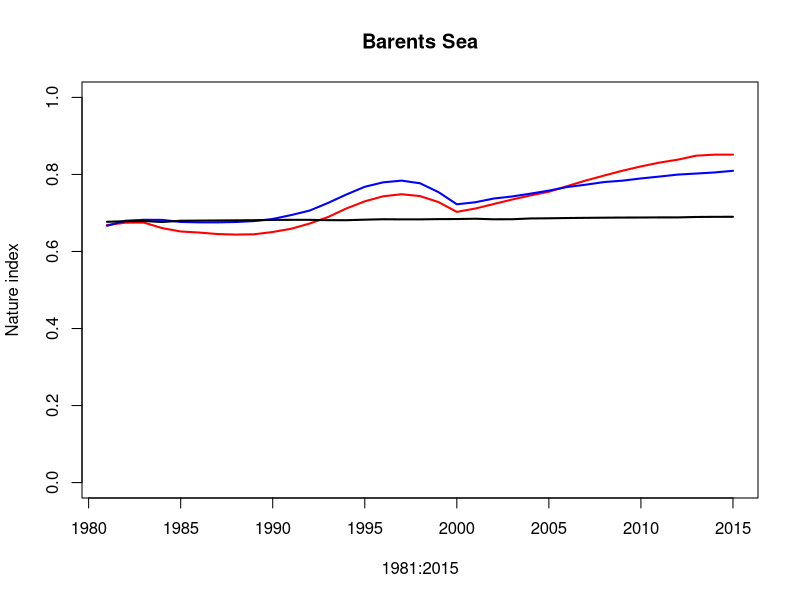
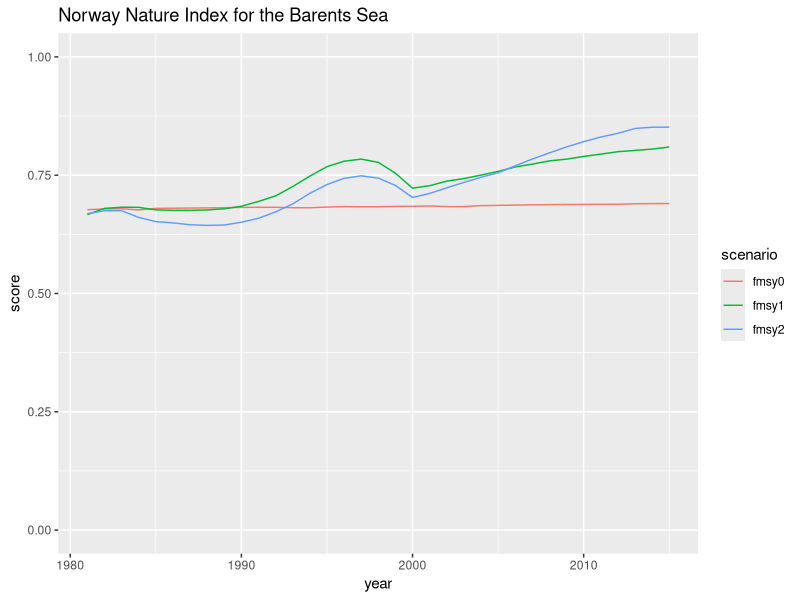
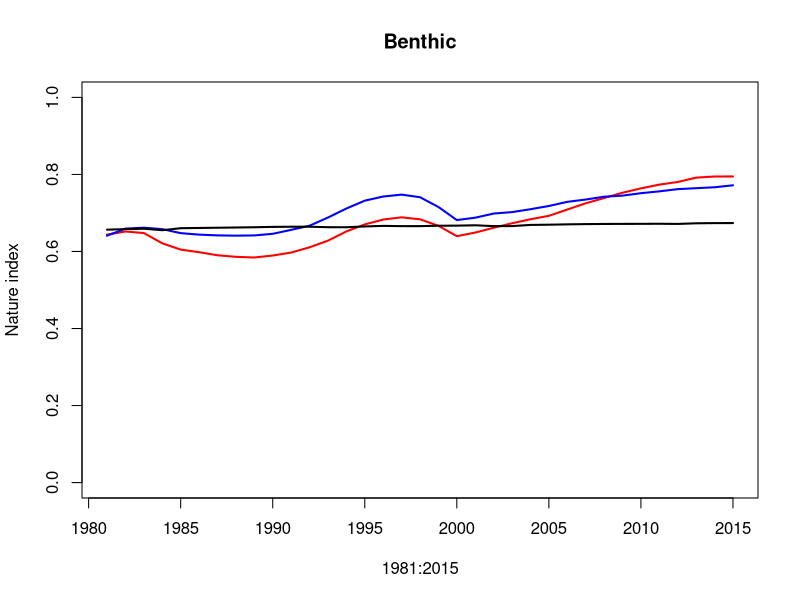
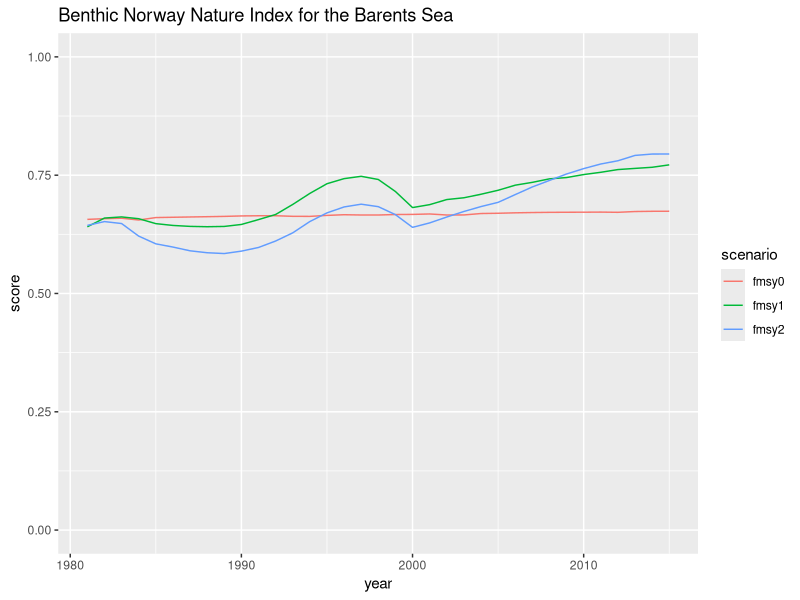
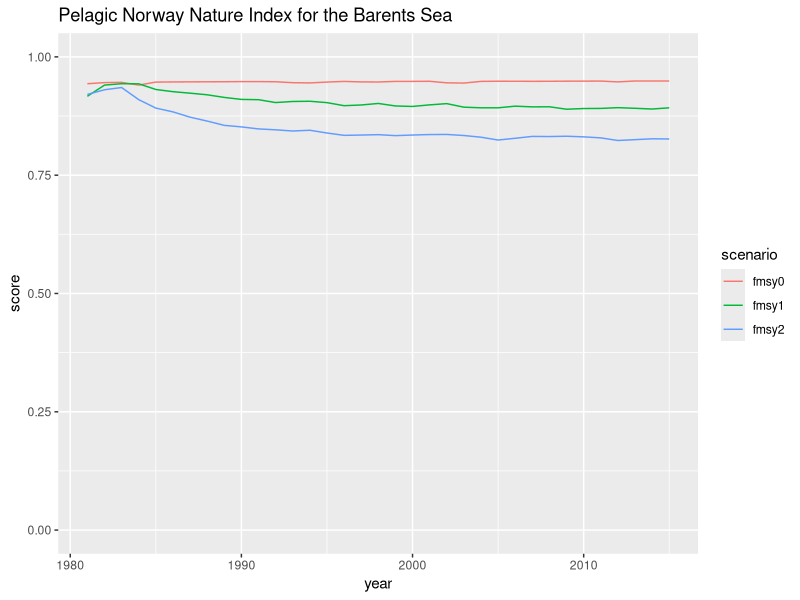
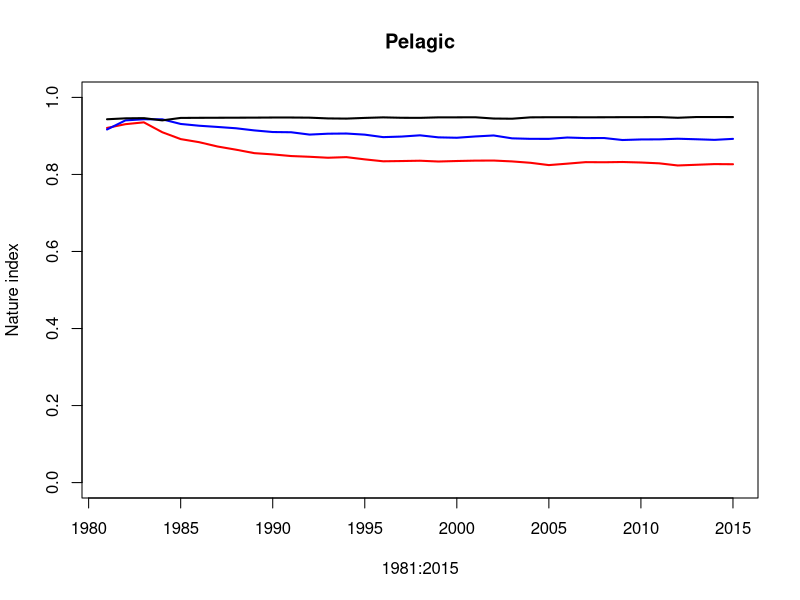

R code for these plots, in order:
library(tidyverse)
# The script calculates the Nature Index from the output of model simulations of the Barents Sea.
# Barent Sea model ....
#
# Indicators: biomass
#
# Reference values are estimated from 

# Functions that scale indicator observations
# Used when there are uncertainties in the indicator observations or reference values.
# So far not used in the Barents Sea calculations.

scaleobs<-function(ValueID=1:2,FK_OmraadeID=rep(1,2),FK_IndicatorID=rep(1,2),FK_RefAarID=c(0,1),nsim=100,
                   bootmat=matrix(1,nrow = 2,ncol = nsim),ref.value.code=0,IndicatorID=1,FK_Scalingmodel=1){
  
  
  Reference.values <- FK_RefAarID == ref.value.code
  refmat <- 0*bootmat
  valuemat <- bootmat
  N.values <- length(ValueID)
  
  for (i in 1:N.values) {
    refmat[i,] <- bootmat[Reference.values & FK_OmraadeID == FK_OmraadeID[i],]
  }
  
  scaled.bootmat <- valuemat/refmat
  dimnames(scaled.bootmat)[[1]] <- ValueID
  
  model.mat <- matrix(1,nrow=N.values,ncol=nsim)
  FK_Scalingmodel <- as.character(FK_Scalingmodel)
  for (i in 1:N.values) {
    model.mat[i,] <- rep(FK_Scalingmodel[IndicatorID == FK_IndicatorID[i]],nsim)
  }
  scaled.bootmat[model.mat == 2] <- (-1)*scaled.bootmat[model.mat == 2] + 2
  scaled.bootmat[scaled.bootmat < 0] <- 0.0
  scaled.bootmat[scaled.bootmat > 1] <- 1.0
  if (!(is.matrix(scaled.bootmat))) {scaled.bootmat <- t(matrix(scaled.bootmat))}
  
  return(scaled.bootmat)
}

# Functions that calculate weights

calculate.fidelity.weights <- function(fidelity = NULL,
                                       functional.group = NULL, 
                                       presence = NULL) {
  
  # Function that calculates fidelity weights
  # functional.groups could be integer, character or factor
  
  fidelity.matrix <- matrix(rep(fidelity,1,each=dim(presence)[1]),ncol=dim(presence)[2])*presence
  fidelity.weight <- fidelity.matrix*0
  
  if (dim(fidelity.matrix)[1] > 1) {
    for (lev in unique(functional.group)) {
      fidelity.weight[,functional.group == lev] <- 
        fidelity.matrix[,functional.group == lev]/
        rowSums(as.matrix(fidelity.matrix[,functional.group == lev]))
    }
  }
  if (dim(fidelity.matrix)[1] == 1) {
    for (lev in unique(functional.group)) {
      fidelity.weight[,functional.group == lev] <- 
        fidelity.matrix[,functional.group == lev]/
        rowSums(t(as.matrix(fidelity.matrix[,functional.group == lev])))
    }
  }
  
  fidelity.weight[is.nan(fidelity.weight)] <- 0
  
  return(fidelity.weight)
}

#-------------

calculate.trophic.weights <- function(functional.group = NULL, 
                                      presence = NULL, 
                                      key.indicator.code = "key",
                                      code.for.absence = 0,
                                      weights.key.indicators = 0.5) {
  
  # Function that calculates trophic weights
  # functional.groups could be integer, character or factor
  
  count.func.group <- function(functional.group, 
                               key.indicator.code = "key",
                               code.for.absence = 0) {
    # Function that counts the number of functional groups other than key indicators
    # in a set of indicators
    
    return(length(unique(functional.group[!(functional.group %in% c(code.for.absence,
                                                                    key.indicator.code))])))
  }
  
  check.for.key.indicators <- function(functional.group,
                                       key.indicator.code = "key") {
    # Function that checks for key indicators among a set of indicators
    
    return(key.indicator.code %in% functional.group)
  }
  
  assign.trophic.weights <- function(functional.group,
                                     n.functional.group,
                                     key.indicators.present, 
                                     key.indicator.code = "key",
                                     code.for.absence = 0,
                                     w = 0.5) {
    # Function that assigns trophic weights to each indicator observed in a BSunit.
    
    # trophic weight for key indicators
    
    trophic.weight <- (functional.group*0) +
      (functional.group == key.indicator.code)*(w + (1-w)*(n.functional.group == 0))
    
    # trophic weight for nonkey indicators
    
    n.functional.group[n.functional.group == 0] <- 1
    trophic.weight <- trophic.weight +
      ((!(functional.group %in% c(code.for.absence,key.indicator.code)))*
         ((1-(w*key.indicators.present))/n.functional.group))
    return(trophic.weight)
  }
  
  if (is.character(functional.group)) {functional.group <- as.factor(functional.group)}
  
  if (is.factor(functional.group)) {
    key.indicator.code <- which(levels(functional.group) == key.indicator.code)
    if (length(key.indicator.code) == 0) {key.indicator.code <- length(levels(functional.group))+10}
    functional.group <- as.integer(functional.group)
    code.for.absence <- 0
  }
  
  functional.group.matrix <- matrix(rep(functional.group,1,each=dim(presence)[1]),
                                    ncol=dim(presence)[2])
  functional.group.matrix <- functional.group.matrix*presence + (!presence)*code.for.absence
  
  n.functional.group <- apply(functional.group.matrix,1,count.func.group,
                              key.indicator.code,code.for.absence)
  key.indicators.present <- apply(functional.group.matrix,1,check.for.key.indicators,
                                  key.indicator.code)
  
  return(apply(functional.group.matrix,2,assign.trophic.weights,
               n.functional.group,key.indicators.present,
               key.indicator.code,code.for.absence,w))
}

#-------------

calculate.BSunit.weights <- function(fidelity,
                                     functional.group, 
                                     presence, 
                                     key.indicator.code = "key",
                                     code.for.absence = 0,
                                     w = 0.5) {
  
  # Function that calculates BSunit.weights. 
  # BSunit.weights are the product of fidelity weights and trophic weights.
  # NI for BSunits is the weighted average of scaled indicator observations within the BSunit
  # using BSunit.weights as weights.
  # BSunit.weights should therefore sum to 1 within each BS-unit.
  
  fidelity.weights <- calculate.fidelity.weights(fidelity, 
                                                 functional.group, 
                                                 presence)
  trophic.weights <- calculate.trophic.weights(functional.group, 
                                               presence, 
                                               key.indicator.code, 
                                               code.for.absence, 
                                               w)
  return(fidelity.weights*trophic.weights)
}

#----------------

#Next two functions are not used in the Barents Sea calculations as there is 
#only one spatial unit in the analysis

#calculate.area.weights <- function(BSunit.area = NULL,
#                                   NIunits = NULL) {
#  
#  # Function that calculates area weights
#  
#  area.weights <- NIunits*0
#  for (i in 1:(dim(area.weights)[2])) {
#    tot.area <- sum(BSunit.area[NIunits[,i] == 1])
#    area.weights[,i] <- BSunit.area*NIunits[,i]/tot.area
#  }
#  return(area.weights)
#}
#
##----------------
#
#
#calculate.NI.weights <- function(BSunit.area = NULL,
#                                 NIunits = NULL,
#                                 fidelity = NULL,
#                                 functional.group = NULL, 
#                                 presence = NULL,
#                                 key.indicator.code = "key",
#                                 code.for.absence = 0,
#                                 w = 0.5) {
#  
#  # Function that calculates weights used in the calculation of the Nature Index for a set of NIunits
#  
#  BSunit.weights <- calculate.BSunit.weights(fidelity, functional.group, presence, key.indicator.code, 
#                                             code.for.absence,w)
#  area.weights <- calculate.area.weights(BSunit.area,NIunits)
#  
#  NI.weights <- vector("list",dim(NIunits)[2])
#  names(NI.weights) <- dimnames(NIunits)[[2]]
#  
#  for (i in 1:dim(NIunits)[2]) {
#    NI.weights[[i]] <- BSunit.weights*
#      matrix(rep(area.weights[,i],dim(BSunit.weights)[2]),ncol=dim(BSunit.weights)[2])
#    dimnames(NI.weights[[i]]) <- dimnames(presence)
#  }
#  
#  return(NI.weights)
#}

# FIRST CALCULATION. 
# REFERENCE VALUES CONSTANT, REFERENCE VALUES READ FROM "virgin_biomass_natureindex"

# Read input data
fmsy0_natureindex<- read.csv("nature_index/scenarios/fmsy0_natureindex.csv")
fmsy1_natureindex<- read.csv("nature_index/scenarios/fmsy1_natureindex.csv")
fmsy2_natureindex<- read.csv("nature_index/scenarios/fmsy2_natureindex.csv")
virgin_biomass_natureindex<- read.csv("nature_index/scenarios/virgin_biomass_natureindex.csv")
ni_indicators_noba<- read.csv("nature_index/scenarios/ni_indicators_noba.csv")

valuemat_fmsy0 <- as.matrix(fmsy0_natureindex[,4:38])
dimnames(valuemat_fmsy0)[[1]] <- fmsy0_natureindex[,2]
dimnames(valuemat_fmsy0)[[2]] <- 1981:2015

valuemat_fmsy1 <- as.matrix(fmsy1_natureindex[,4:38])
dimnames(valuemat_fmsy1)[[1]] <- fmsy1_natureindex[,2]
dimnames(valuemat_fmsy1)[[2]] <- 1981:2015

valuemat_fmsy2 <- as.matrix(fmsy2_natureindex[,4:38])
dimnames(valuemat_fmsy2)[[1]] <- fmsy2_natureindex[,2]
dimnames(valuemat_fmsy2)[[2]] <- 1981:2015

valuemat_virgin<- as.matrix(virgin_biomass_natureindex[,5]) #4=VB, 5=2100
dimnames(valuemat_virgin)[[1]]<- virgin_biomass_natureindex[,2]

# Read or calculate reference values


refmat <- matrix(rep(virgin_biomass_natureindex[,5],dim(valuemat_virgin)[2]), #also change here for 2100
                 nrow = dim(valuemat_virgin)[1], ncol=dim(valuemat_virgin)[2])

refmat<- as.vector(refmat)
# Scale indicators according to the LOW model
  
scaled.bootmat_fmsy0 <- valuemat_fmsy0/refmat
scaled.bootmat_fmsy0[scaled.bootmat_fmsy0 < 0] <- 0.0
scaled.bootmat_fmsy0[scaled.bootmat_fmsy0 > 1] <- 1.0

scaled.bootmat_fmsy1 <- valuemat_fmsy1/refmat
scaled.bootmat_fmsy1[scaled.bootmat_fmsy1 < 0] <- 0.0
scaled.bootmat_fmsy1[scaled.bootmat_fmsy1 > 1] <- 1.0

scaled.bootmat_fmsy2 <- valuemat_fmsy2/refmat
scaled.bootmat_fmsy2[scaled.bootmat_fmsy2 < 0] <- 0.0
scaled.bootmat_fmsy2[scaled.bootmat_fmsy2 > 1] <- 1.0

# CALCULATE WEIGHTS.

# Create input objects to the weight calculations

#The indicators fidelity to the Barents Sea, pelagic and bethic systems.



fidelity.pelagic <- ni_indicators_noba[,"fidelity_pelagic"] > 0
fidelity.benthic <- ni_indicators_noba[,"fidelity_benthic"] > 0


functional.group <- ni_indicators_noba[,"fk_func_groupID"]
fidelity.whole.ecosystem <- rep(1,length(functional.group))
#Option to reduce the number of functional groups. Lumps all top predators 
#into one group and all intermediate predators into one group

functional.group[functional.group == 9] <- 8
functional.group[functional.group == 2] <- 1

#Option to include key elements. If skipped, there are no key elements
#recognized in the calculation, instead the candidate key elements are treated just like the
#other indicators

functional.group[ni_indicators_noba[,"key_element"]] <- 10

key.indicator.code <- c(10) # Necessary input to weight calculation
code.for.absence <- c(0)
functional.group.benthic <- functional.group*fidelity.benthic
functional.group.pelagic <- functional.group*fidelity.pelagic

# ICunits corresponds to the matrix "presence" that appears in the functions for calculating weights.
# For the Barents Sea calculations, there is only one spatial unit where all indicators are present.
# So, in order to calculate weighgts correctly, using the above functions,
# ICunit should be an 1 x n.ind matrix containing the sequence 1:n.ind, while
# NIunits should be an 1 x 1 matrix of 1.

ICunits <- t(as.matrix(1:length(functional.group)))
dimnames(ICunits)[[1]] <- as.list("Barents Sea")
dimnames(ICunits)[[2]] <- ni_indicators_noba$indicator_name

NIunits <- as.matrix(1)
dimnames(NIunits)[[1]] <- as.list(dimnames(ICunits)[[1]])
dimnames(NIunits)[[2]] <- as.list("Barents Sea")

##HERE IT IS MIKE!
##You can change the weighing of key indicators as a group by changing w in the
##line of code below. w should be between 0 (zero weight, which means that key indicators
##in practise are excluded from the calculation) and 1 (which means that only
##key indicators are included). I am not sure whether the code will function for
##these two extreme values - but I think so - you can try.
##Changing w still keep all trophic levels the same weight.See the function
##assign.trophic.weights above.
##
##If you in the calculations want to treat key-indicators, as a group, 
##in the same way as the trophic
##levels, the easiest way is to set the key.indicator.code in the functions calls 
##below to a value that does not occur in the vector functional.group.
##
##If you want to avoid the concept of key indicators all together, 
##and instead treat those indicators as any other, that is explained above,
##i.e skip code line 290.
##
##If you want to give unequal weighting of the trophic levels, I guess you
##have to change the functions above that calculate trophic weights.
##
##Hope this was helpful, B?rd.

w = 0 # The total weight given to key indicators, when key indicators are present in the data.

Indicator.weights.whole.ecosystem <- calculate.BSunit.weights(fidelity.whole.ecosystem,
                         functional.group, 
                         (ICunits > 0), 
                         key.indicator.code,
                         code.for.absence,
                         w)

Indicator.weights.pelagic <- calculate.BSunit.weights(fidelity.pelagic,
                                              functional.group.pelagic, 
                                              (ICunits > 0), 
                                              key.indicator.code,
                                              code.for.absence,
                                              w)

Indicator.weights.benthic <- calculate.BSunit.weights(fidelity.benthic,
                                              functional.group.benthic, 
                                              (ICunits > 0), 
                                              key.indicator.code,
                                              code.for.absence,
                                              w)

# CALCULATE NATURE INDEX VALUES
# In the case of the Barents Sea simulations, NIs (vector of length n.time) is calculated as 
# the matrix product between Indicator,weights (1 x n.ind matrix) and 
# scaled.bootmat (n.ind x n.time matrix)


nature.index_fmsy0 <- Indicator.weights.whole.ecosystem %*% scaled.bootmat_fmsy0
nature.index_fmsy1 <- Indicator.weights.whole.ecosystem %*% scaled.bootmat_fmsy1
nature.index_fmsy2 <- Indicator.weights.whole.ecosystem %*% scaled.bootmat_fmsy2

as.data.frame(nature.index_fmsy0) %>% gather(year, score, 1:35) -> fmsy0
fmsy0$scenario<- "fmsy0"
as.data.frame(nature.index_fmsy1) %>% gather(year, score, 1:35) -> fmsy1
fmsy1$scenario<- "fmsy1"

as.data.frame(nature.index_fmsy2) %>% gather(year, score, 1:35) -> fmsy2
fmsy2$scenario<- "fmsy2"

index3<- rbind(fmsy0, fmsy1, fmsy2)
index3$year<- as.integer(index3$year)

plot(1981:2015,nature.index_fmsy2,ylim = c(0,1),type="l",col="red",lwd=2,ylab="Nature index")
lines(1981:2015,nature.index_fmsy1,col="blue",lwd=2)
lines(1981:2015,nature.index_fmsy0,col="black",lwd=2)
title("Barents Sea")

ggplot(index3, aes(year,score)) + geom_line(aes(colour=scenario)) + ylim(0,1)+ggtitle("Norway Nature Index for the Barents Sea")

nature.index_fmsy0.benthic <- Indicator.weights.benthic %*% scaled.bootmat_fmsy0
nature.index_fmsy1.benthic <- Indicator.weights.benthic %*% scaled.bootmat_fmsy1
nature.index_fmsy2.benthic <- Indicator.weights.benthic %*% scaled.bootmat_fmsy2

as.data.frame(nature.index_fmsy0.benthic) %>% gather(year, score, 1:35) -> fmsy0_benthic
fmsy0_benthic$scenario<- "fmsy0"
as.data.frame(nature.index_fmsy1.benthic) %>% gather(year, score, 1:35) -> fmsy1_benthic
fmsy1_benthic$scenario<- "fmsy1"

as.data.frame(nature.index_fmsy2.benthic) %>% gather(year, score, 1:35) -> fmsy2_benthic
fmsy2_benthic$scenario<- "fmsy2"
benthic_nni<- rbind(fmsy0_benthic, fmsy1_benthic, fmsy2_benthic)
benthic_nni$year<- as.integer(benthic_nni$year)

plot(1981:2015,nature.index_fmsy2.benthic,ylim = c(0,1),type="l",col="red",lwd=2,ylab="Nature index")
lines(1981:2015,nature.index_fmsy1.benthic,col="blue",lwd=2)
lines(1981:2015,nature.index_fmsy0.benthic,col="black",lwd=2)
title("Benthic")
ggplot(benthic_nni, aes(year,score)) + geom_line(aes(colour=scenario)) + ylim(0,1)+ggtitle("Benthic Norway Nature Index for the Barents Sea")

nature.index_fmsy0.pelagic <- Indicator.weights.pelagic %*% scaled.bootmat_fmsy0
nature.index_fmsy1.pelagic <- Indicator.weights.pelagic %*% scaled.bootmat_fmsy1
nature.index_fmsy2.pelagic <- Indicator.weights.pelagic %*% scaled.bootmat_fmsy2

as.data.frame(nature.index_fmsy0.pelagic) %>% gather(year, score, 1:35) -> fmsy0_pelagic
fmsy0_pelagic$scenario<- "fmsy0"
as.data.frame(nature.index_fmsy1.pelagic) %>% gather(year, score, 1:35) -> fmsy1_pelagic
fmsy1_pelagic$scenario<- "fmsy1"

as.data.frame(nature.index_fmsy2.pelagic) %>% gather(year, score, 1:35) -> fmsy2_pelagic
fmsy2_pelagic$scenario<- "fmsy2"
pelagic_nni<- rbind(fmsy0_pelagic, fmsy1_pelagic, fmsy2_pelagic)
pelagic_nni$year<- as.integer(pelagic_nni$year)

ggplot(pelagic_nni, aes(year,score)) + geom_line(aes(colour=scenario)) + ylim(0,1)+ggtitle("Pelagic Norway Nature Index for the Barents Sea")


plot(1981:2015,nature.index_fmsy2.pelagic,ylim = c(0,1),type="l",col="red",lwd=2,ylab="Nature index")
lines(1981:2015,nature.index_fmsy1.pelagic,col="blue",lwd=2)
lines(1981:2015,nature.index_fmsy0.pelagic,col="black",lwd=2)
title("Pelagic")

# 


write.csv(index3, "nature_index/ni_scores.csv", row.names=F)
write.csv(benthic_nni, "nature_index/ni_benthic.csv", row.names = F)
write.csv(pelagic_nni, "nature_index/ni_pelagic.csv", row.names = F)
